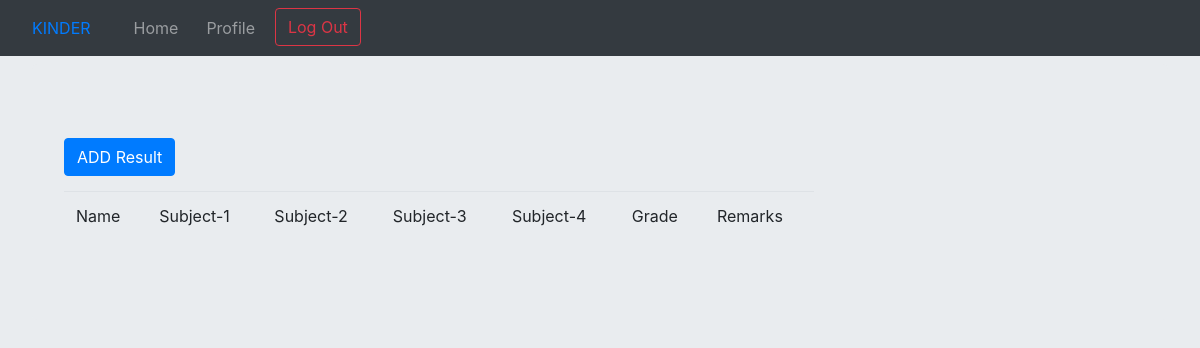
Page /home/result/ (signed in) on the earlier database version.
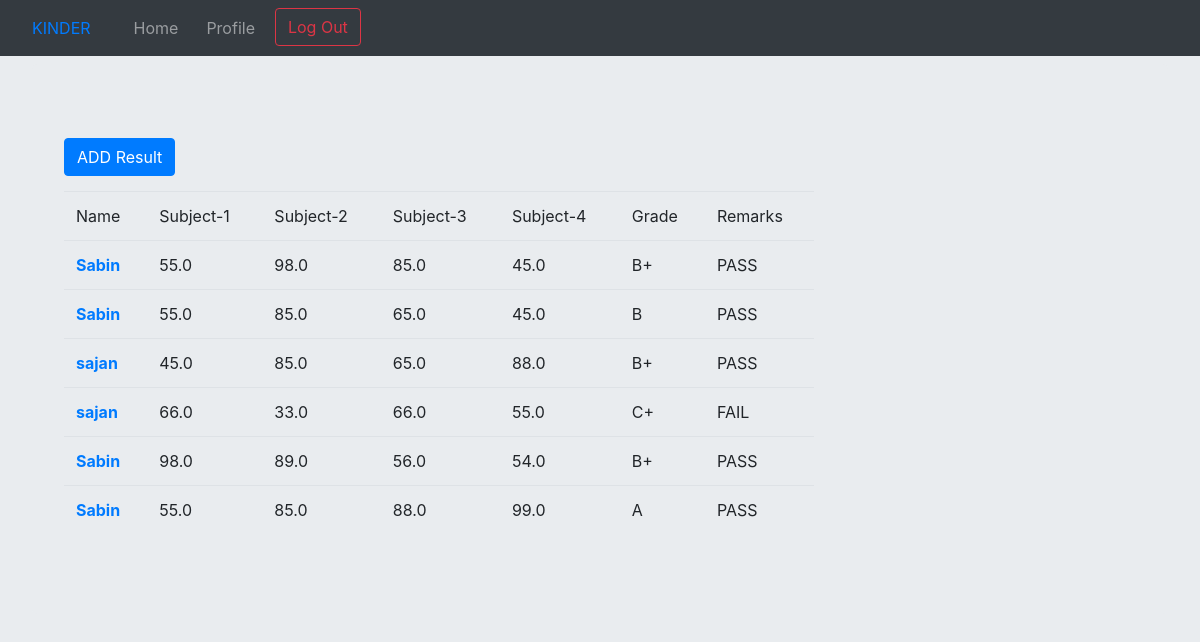
Same page on the later database version.
### second/models.py (models this page shows, shortened)
class Result(models.Model):
    name = models.ForeignKey(SID, on_delete=models.CASCADE)
    subject1 = models.DecimalField(max_digits=4, decimal_places=1)
    subject2 = models.DecimalField(max_digits=4, decimal_places=1)
    subject3 = models.DecimalField(max_digits=4, decimal_places=1)
    subject4 = models.DecimalField(max_digits=4, decimal_places=1)
    grade = models.CharField(max_length=2)
    remarks = models.TextField()

class SID(models.Model):
    full_name = models.CharField(max_length=30)
    roll = models.IntegerField()
    childid = models.IntegerField()
    teacher = models.ForeignKey(User, on_delete=models.CASCADE)
    def __str__(self):
        return self.full_name

### second/views.py (the view)
# urls.py: path('result/', views.result, name='result'),
@login_required
def result(request):
    context = {
        'results': Result.objects.all()
    }
    return render(request, 'result.html', context)

### second/templates/result.html (shortened to what this page needs)
<!DOCTYPE html>
{% extends "base1.html" %}
{% block base2 %}
<html lang="en">
{% load static %}
<head>
</head>
<body class="jumbotron">
<div class="jumbotron">
    <table class="table table-hover" id="myTable" style="width: 70%">
        <thead class="thead thead-dark">
        {% if user.user_teachers != "" %}
            <a class="btn btn-primary" href="{% url 'addresult' %}" style="margin-left: 0px; margin-top: 10px; margin-bottom: 15px;">ADD Result</a>
        {% endif %}
            <tr>
                <td>Name</td>
                <td>Subject-1</td>
                <td>Subject-2</td>
                <td>Subject-3</td>
                <td>Subject-4</td>
                <td>Grade</td>
                <td>Remarks</td>
            </tr>
        </thead>
        {% for result in results %}
        {% if user.user_teachers != "" %}
        {% if user == result.name.teacher %}
        <tr>
            {% if user.user_teachers != "" %}
            <td><b><a href="{% url 'result-detail' result.id %}">{{result.name}}</a></b></td>
            {% else %}
            <td>{{result.name}}</td>
            {% endif %}
            <td>{{result.subject1}}</td>
            <td>{{result.subject2}}</td>
            <td>{{result.subject3}}</td>
            <td>{{result.subject4}}</td>
            <td>{{result.grade}}</td>
            <td>{{result.remarks}}</td>
        </tr>
        {% endif %}
        {% endif %}
        {% endfor %}
    </table>
</div>
</body>
</html>
{% endblock %}

### second/templates/base1.html (shortened to what this page needs)
<!DOCTYPE html>
<html lang="en">
<head>
    {% load static %}
    <link rel="stylesheet" href="{% static 'bootstrap/css/bootstrap.min.css' %}" type="text/css">
    <link rel="stylesheet" href="{% static 'second.css' %}" type="text">
</head>
<body>
    <div class="container">
        <nav class="navbar navbar-expand-lg fixed-top navbar-dark bg-dark">
            <a class="nav-link" href="{% url 'index' %}" style="padding-right: 20px;">KINDER </a>
            <div class="container">
                <div class="collapse navbar-collapse" id="navbarSupportedContent">
                    <ul class="navbar-nav mr-auto">
                        {% if user.is_authenticated %}
                            <li class="nav-item">
                                <a class="nav-link" href="{% url 'home' %}" style="padding-right: 20px;">Home </a>
                            </li>
                            <li class="nav-item">
                                <a class="nav-link" href="{% url 'profile' %}" style="padding-right: 20px;">Profile</a>
                            </li>
                            <li class="nav-item">
                                <a class='btn btn-outline-danger' href="{% url 'logout' %}">Log Out</a>
                            </li>
                        {% endif %}
                    </ul>
                </div>
            </div>
        </nav>
    </div>
    {% block base2 %}
    {% endblock %}
</body>
</html>

Differences in the rows shown:
added Result: name "Sabin", subject1 "55.0", subject2 "98.0", subject3 "85.0", subject4 "45.0"
added Result: name "Sabin", subject1 "55.0", subject2 "85.0", subject3 "65.0", subject4 "45.0"
added Result: name "sajan", subject1 "45.0", subject2 "85.0", subject3 "65.0", subject4 "88.0"
added Result: name "sajan", subject1 "66.0", subject2 "33.0", subject3 "66.0", subject4 "55.0"
added Result: name "Sabin", subject1 "98.0", subject2 "89.0", subject3 "56.0", subject4 "54.0"
added Result: name "Sabin", subject1 "55.0", subject2 "85.0", subject3 "88.0", subject4 "99.0"
